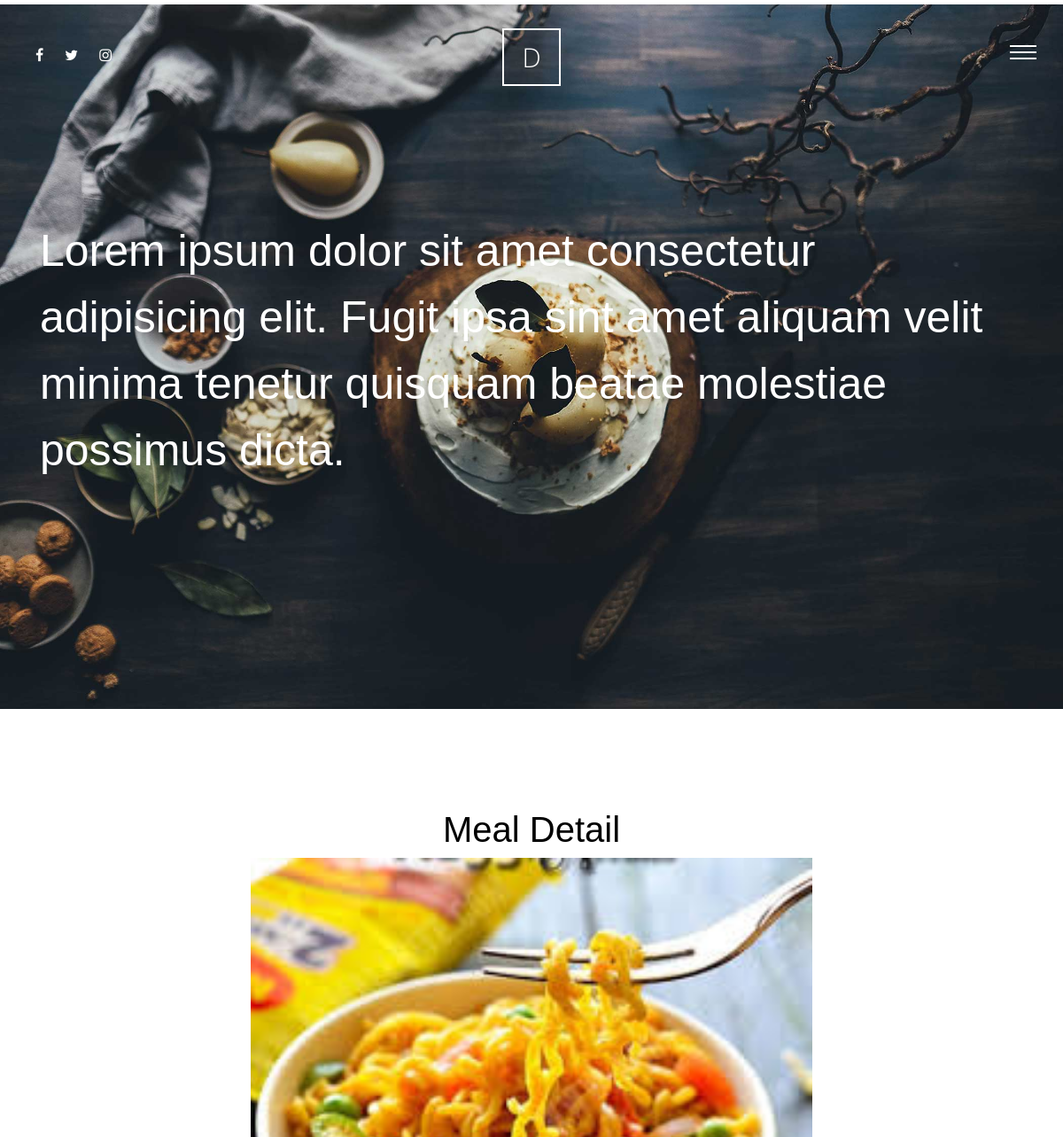
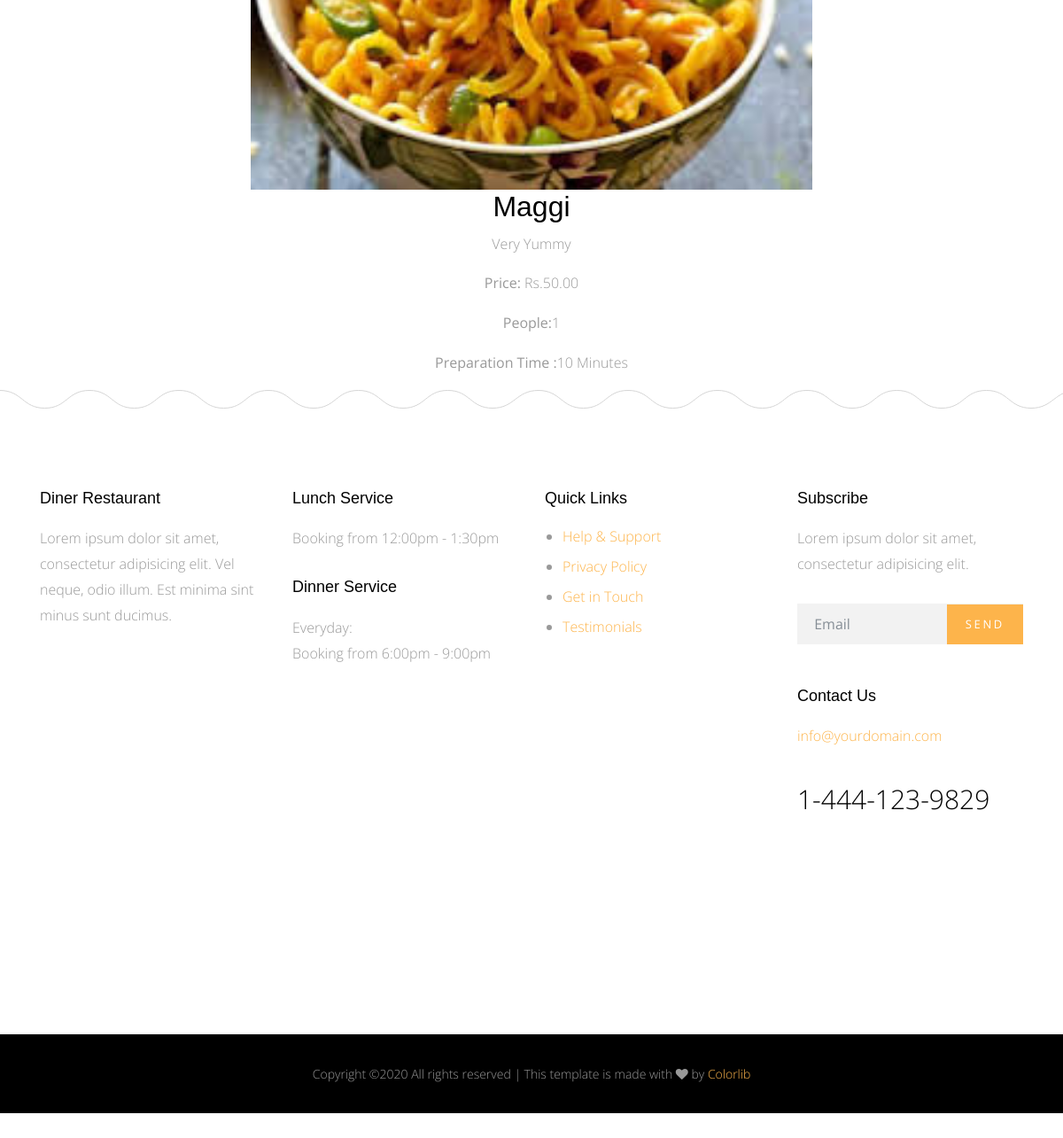
/meals/maggi, run on the app's committed database (2 pictures, top to bottom).
### meals/models.py (models this page shows, shortened)
class Meals(models.Model):
    name = models.CharField(max_length=50)
    description = models.TextField(max_length=500)
    category = models.ForeignKey('Category',on_delete=models.SET_NULL,null=True)
    people = models.IntegerField()
    price = models.DecimalField(max_digits=5, decimal_places=2)
    preparation_time = models.IntegerField()
    image = models.ImageField(upload_to='meals', blank=True)
    slug = models.SlugField(blank=True, null=True)
    class Meta:
        verbose_name = 'meal'
        verbose_name_plural = 'meals'
    def __str__(self):
        return self.name

### meals/views.py (the view)
# urls.py: path('<slug:slug>',views.meal_detail,name='meal_detail')
def meal_detail(request, slug):
    meal_detail = Meals.objects.get(slug=slug)
    context = {'meal_detail': meal_detail}
    return render(request, 'meals/detail.html', context)

### meals/templates/meals/detail.html (shortened to what this page needs)
{% extends 'base.html' %} {% load static %} {% block content %}
<div class="main-wrap">
  <div class="cover_1">
    <div
      class="img_bg"
      style="background-image: url({% static 'img/slider-1.jpg'%})"
      data-stellar-background-ratio="0.5"
    >
      <div class="container">
        <div class="row align-items-center">
          <div class="col-md-12" data-aos="fade-up">
            <h2 class="heading">
              Lorem ipsum dolor sit amet consectetur adipisicing elit. Fugit
              ipsa sint amet aliquam velit minima tenetur quisquam beatae
              molestiae possimus dicta.
            </h2>
          </div>
        </div>
      </div>
    </div>
  </div>
  <div class="section">
    <div class="container">
      <div class="row justify-content-center">
        <div class="col-md-7 text-center" data-aos="fade-up">
          <h1>Meal Detail</h1>
          <img class="meal_img" src="{{meal_detail.image.url}}" />
          <h2>{{meal_detail}}</h2>
          <p>{{meal_detail.description}}</p>
          <p><strong>Price:</strong> Rs.{{meal_detail.price}}</p>
          <p><strong>People:</strong>{{meal_detail.people}}</p>
          <p><strong>Preparation Time :</strong>{{meal_detail.preparation_time}} Minutes</p>
        </div>
      </div>
    </div>
    {% endblock %}

### static/css/style.css (style rules this page uses)
html { overflow-x: hidden; }
body { background: #fff; font-family: "Open Sans", cursive; font-size: 16px; line-height: 1.8; font-weight: 300; color: #999999; }
h1, h2, h3, h4, h5 { color: #000; font-family: "Playfair Display", Arial, sans-serif; }
.section { padding: 7em 0; }
.cover_1 { position: relative; }
.cover_1 .img_bg { background-repeat: no-repeat; background-size: cover !important; background-position: center center; }
.cover_1 .img_bg, .cover_1 .img_bg > .container > .row { min-height: 700px; height: 100vh; }
.cover_1 .heading { color: white; font-weight: 300; font-size: 30px; line-height: 1.5; }
@media (min-width: 768px) { .cover_1 .heading { font-size: 50px; line-height: 1.5; } }
.meal_img { width: 100% !important; }

### data on the page
Meals: image (picture), name "Maggi", description "Very Yummy", price "50.00", people "1", preparation_time "10"
